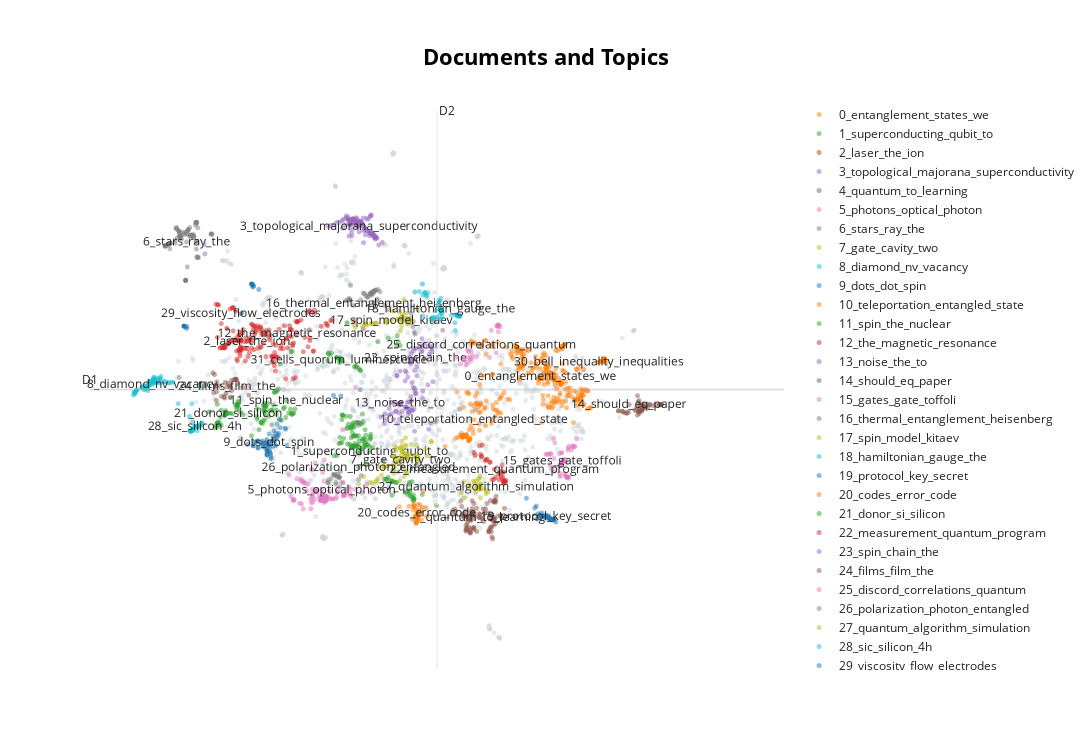

The code cell stored with this chart in its notebook:
### Code cell
reduced_embeddings = UMAP(n_neighbors=10, n_components=2, min_dist=0.0, metric='cosine').fit_transform(embeddings)
topic_model.visualize_documents(docs, reduced_embeddings=reduced_embeddings, hide_document_hover=True)
